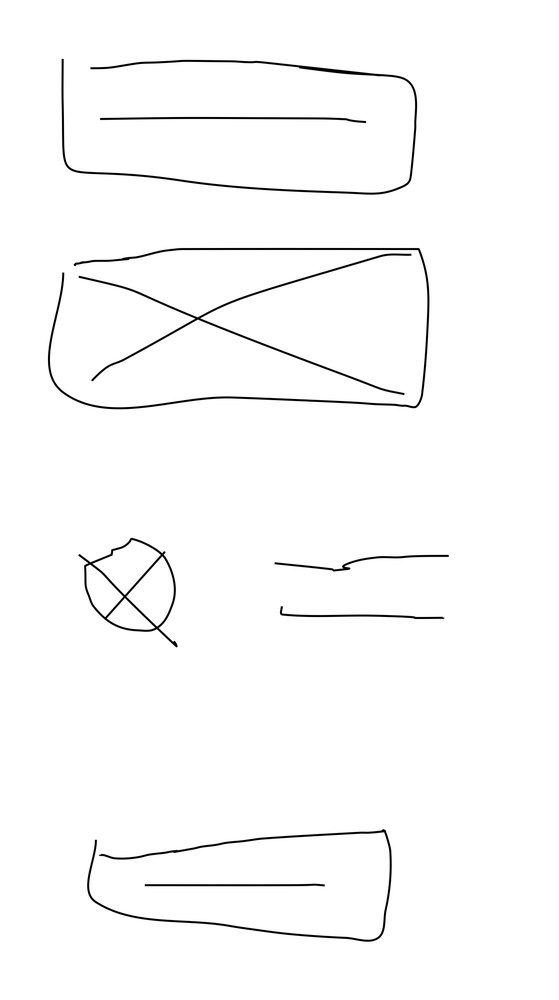
#> input picture packages/extractor/test/test1.jpg, 559 x 1000 px, shrunk from 2797 x 5007 before the run
$ python -i ImageExtract.py   (imports and definitions only)
#> lines starting #> are read from the running program, lines starting #| are printed output that depends on the picture; after the words box and inside, x2 and y2 are one past the last pixel; in counts of white or black regions, pixels touching at a corner belong together
import cv2
import imutils
import numpy as np
from cairosvg import svg2png
from PIL import Image
import matplotlib.pyplot as plt

import os

os.environ['KMP_DUPLICATE_LIB_OK'] = 'True'


class ImageExtract():

    def __init__(self, filename=None, threshold=70):
        self.threshold = threshold
        if (filename):
            self.update(filename)

    def update(self, filename: str):
#> called with filename = '../test/test1.jpg'
        if (str.endswith(filename, '.svg')):
            self.image = self.__svg2png(filename)
        else:
            self.image = cv2.imread(filename=filename)
#> self.image is the input picture: shape (1000, 559, 3); min 0, max 255, mean 250.7

        # Trim white pixels
        gray = cv2.cvtColor(src=self.image, code=cv2.COLOR_BGR2GRAY)
        invert = cv2.findNonZero(255*(gray < 128).astype(np.uint8))
#> invert = contour of 9205 points, box (x1, y1, x2, y2) (48, 59, 449, 942), area 12898
        x, y, w, h = cv2.boundingRect(invert)
#> x = 48; y = 59; w = 401; h = 883
        padding = 1

        # Resize image
        self.image = self.image[y - padding: y +
                                h + padding, x - padding: x+w + padding]
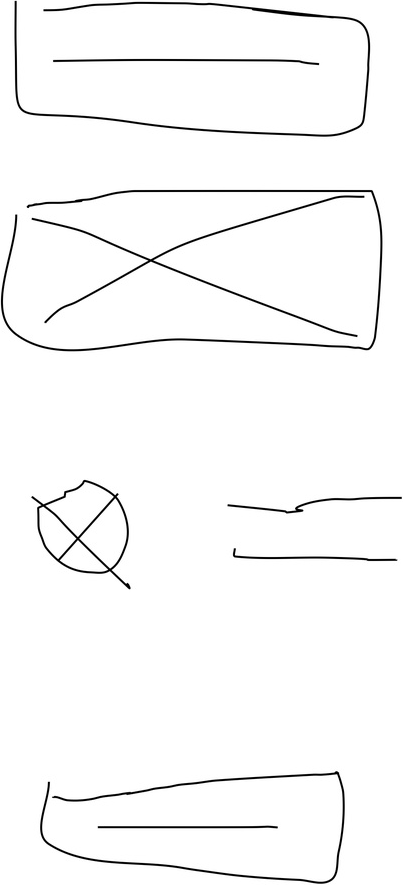
#> self.image: shape (885, 403, 3); min 0, max 255, mean 248.3
        self.gray = cv2.cvtColor(src=self.image, code=cv2.COLOR_BGR2GRAY)
        self.canvas = self.image.copy()
        self.blur = cv2.GaussianBlur(src=self.gray, ksize=(5, 5), sigmaX=0)
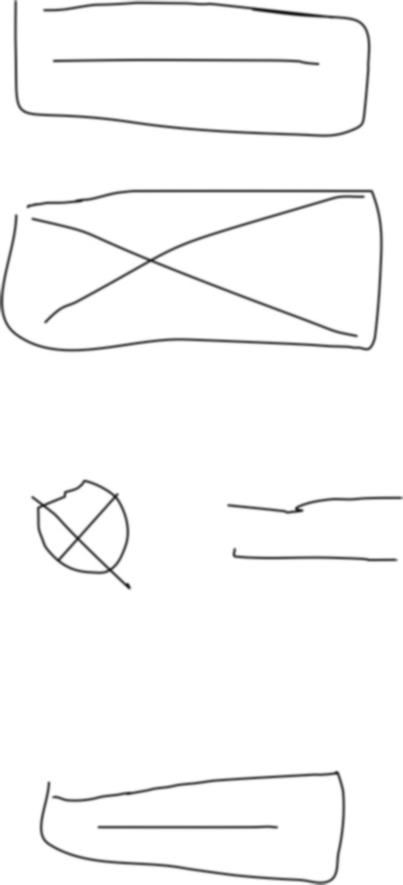
#> self.blur: shape (885, 403); min 25, max 255, mean 248.3

    # [122 lines left out: functions extract, __extract_rect, __svg2png, __findParent, not called in this run]

>>> result = ImageExtract().update('../test/test1.jpg')

$ run again, on packages/extractor/test/test2.jpg
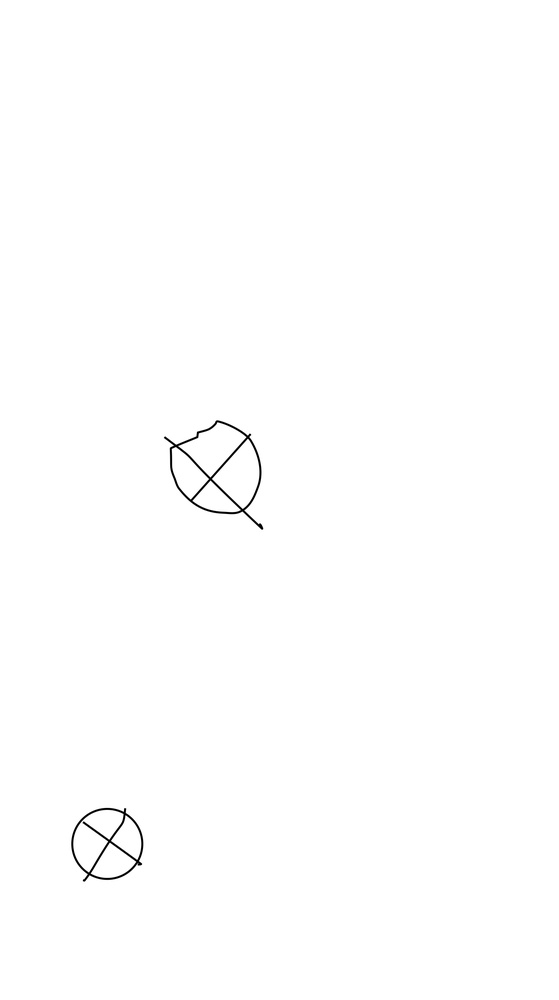
#> input picture packages/extractor/test/test2.jpg, 559 x 1000 px, shrunk from 2797 x 5007 before the run
#> in update, self.image is the input picture: shape (1000, 559, 3); min 0, max 255, mean 254.2
#> invert = contour of 1734 points, box (x1, y1, x2, y2) (71, 420, 263, 882), area 13302
#> x = 71; y = 420; w = 192; h = 462
#> in update, `self.image = self.image[y - padding: y + h + padding, x - padding: x+w..`:
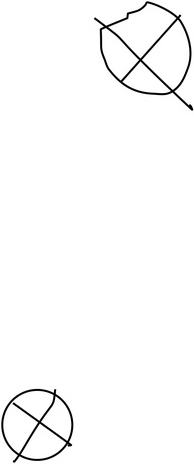
#> self.image: shape (464, 194, 3); min 0, max 255, mean 250
#> in update, `self.blur = cv2.GaussianBlur(src=self.gray, ksize=(5, 5), sigmaX=0)`:
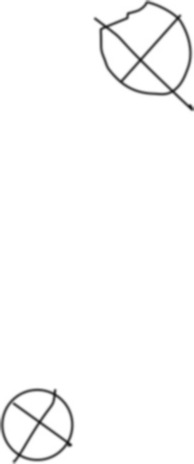
#> self.blur: shape (464, 194); min 29, max 255, mean 250
